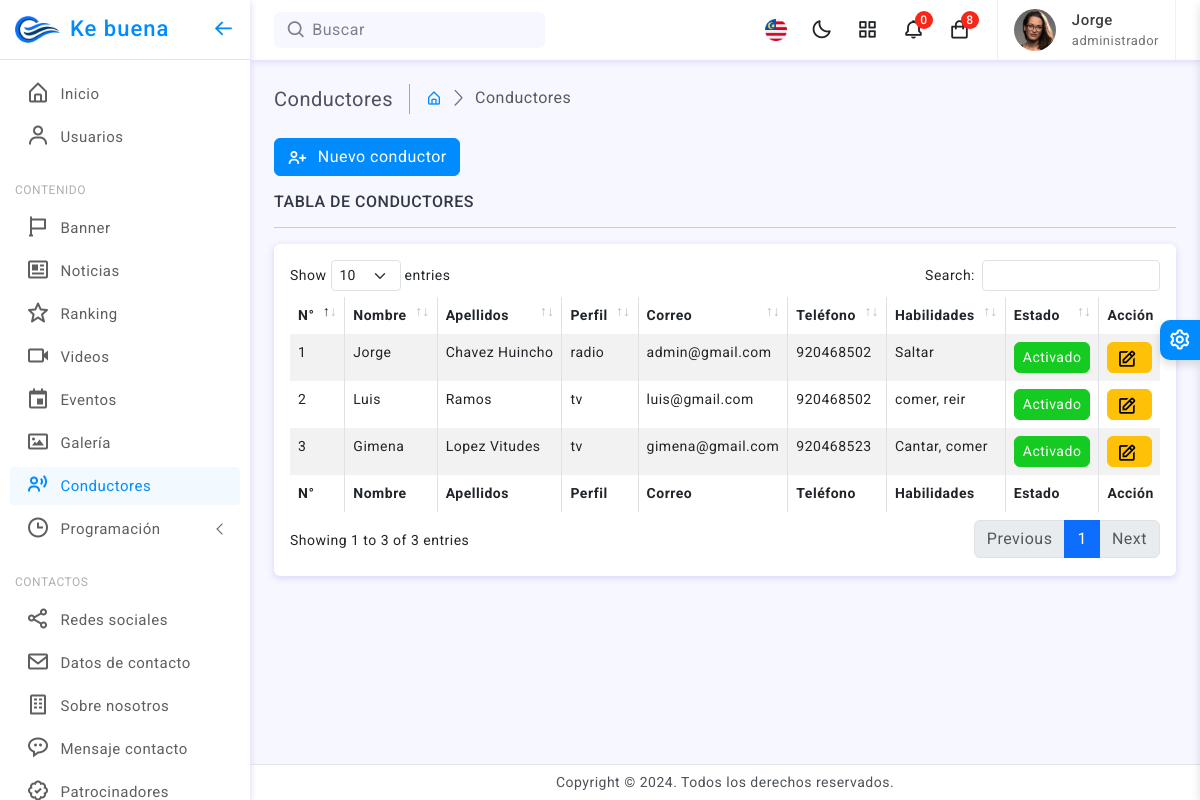
The page /conductores (signed in) on the database its author committed.
### tables this page shows
create table conductores(
	id_conductor int not null primary key auto_increment,
    tipo varchar(100) not null,
    nombre varchar(255) not null,
    apellidos varchar(255) not null,
    correo varchar(255) not null,
    telefono varchar(20) not null,
    experiencia varchar(255) not null,
    habilidad text,
    estado int default 1,
    fecha datetime default current_timestamp
)CHARACTER SET utf8mb4;

### controladores/Plantilla.controlador.php (called while the page is built)
<?php
class ControladorPlantilla{
    static public function ctrPlantilla(){
        include "vistas/plantilla.php";
    }
}

### index.php (called while the page is built, shortened)
<?php
require_once "controladores/Plantilla.controlador.php";
require_once "controladores/Usuario.controlador.php";
require_once "controladores/Conductor.controlador.php";
require_once "controladores/Ranking.controlador.php";
require_once "modelos/Conductor.modelo.php";
$plantilla = new ControladorPlantilla();
$plantilla->ctrPlantilla();

### modelos/Conductor.modelo.php (called while the page is built, shortened)
<?php
class ModeloConductor
{
    static public function mdlMostrarConductores($tabla, $item, $valor)
    {
        $conexion = Conexion::conectar();
        if ($item != null) {
            $stmt = $conexion->prepare("SELECT * FROM $tabla WHERE $item = :$item");
            $stmt->bindParam(":" . $item, $valor, PDO::PARAM_STR);
            $stmt->execute();
            return $stmt->fetch();
        } else {
            $stmt = $conexion->prepare("SELECT * FROM $tabla");
            $stmt->execute();
            return $stmt->fetchAll();
        }
    }
}
?>

### controladores/Conductor.controlador.php (called while the page is built, shortened)
<?php
class ControladorConductor
{
    static public function ctrMostrarConductores($item, $valor)
    {
        $tabla = "conductores";
        $respuesta = ModeloConductor::mdlMostrarConductores($tabla, $item, $valor);
        return $respuesta;
    }
}

### vistas/modulos/admin/conductores.php (the view, shortened to what this page needs)
<div class="page-wrapper">
    <div class="page-content">
        <div class="page-breadcrumb d-none d-sm-flex align-items-center mb-4">
            <div class="breadcrumb-title pe-3">Conductores</div>
            <div class="ps-3">
                <nav aria-label="breadcrumb">
                    <ol class="breadcrumb mb-0 p-0">
                        <li class="breadcrumb-item"><a href="inicio"><i class="bx bx-home-alt"></i></a>
                        </li>
                        <li class="breadcrumb-item active" aria-current="page">Conductores</li>
                    </ol>
                </nav>
            </div>
        </div>
        <div>
            <button type="button" class="btn btn-primary mb-2" data-bs-toggle="modal" data-bs-target="#modalNuevoConductor"><i class="bx bx-user-plus"></i> Nuevo conductor</button>
            <h6 class="mb-3 text-uppercase mt-2">Tabla de conductores</h6>
        </div>
        <hr />
        <div class="card">
            <div class="card-body">
                <div class="table-responsive">
                    <table id="example" class="table table-striped table-bordered tabla_conductor" style="width:100%">
                        <thead>
                            <tr>
                                <th>N°</th>
                                <th>Nombre</th>
                                <th>Apellidos</th>
                                <th>Perfil</th>
                                <th>Correo</th>
                                <th>Teléfono</th>
                                <th>Habilidades</th>
                                <th>Estado</th>
                                <th>Acción</th>
                            </tr>
                        </thead>
                        <tbody>
                            <?php
                            $item = null;
                            $valor = null;
                            $conductores = ControladorConductor::ctrMostrarConductores($item, $valor);
                            foreach ($conductores as $key => $value) {
                            ?>
                                <tr>
                                    <td><?php echo $key + 1 ?></td>
                                    <td><?php echo $value["nombre"] ?></td>
                                    <td><?php echo $value["apellidos"] ?></td>
                                    <td><?php echo $value["tipo"] ?></td>
                                    <td><?php echo $value["correo"] ?></td>
                                    <td><?php echo $value["telefono"] ?></td>
                                    <td><?php echo $value["habilidad"] ?></td>
                                    <?php
                                    if ($value["estado"] == 1) {
                                        echo '<td class="text-center"><button class="btn btn-success btn-sm rounded btnActivar" idConductor="' . $value["id_conductor"] . '" estadoConductor="0">Activado</button></td>';
                                    } else {
                                        echo '<td class="text-center"><button class="btn btn-danger btn-sm rounded btnActivar" idConductor="' . $value["id_conductor"] . '" estadoConductor="1">Desactivado</button></td>';
                                    }
                                    ?>
                                    <td>
                                        <div class="text-center">
                                            <a href="#" class="btn btn-warning rounded btn-sm me-1 btnEditarConductor" idConductor="<?php echo $value["id_conductor"] ?>" data-bs-toggle="modal" data-bs-target="#modalEditarConductor"><i class="bx bx-edit"></i></a>
                                        </div>
                                    </td>
                                </tr>
                            <?php
                            }
                            ?>
                        </tbody>
                        <tfoot>
                            <tr>
                                <th>N°</th>
                                <th>Nombre</th>
                                <th>Apellidos</th>
                                <th>Perfil</th>
                                <th>Correo</th>
                                <th>Teléfono</th>
                                <th>Habilidades</th>
                                <th>Estado</th>
                                <th>Acción</th>
                            </tr>
                        </tfoot>
                    </table>
                </div>
            </div>
        </div>
    </div>
</div>

### rows shown on the page
conductores: nombre "Jorge", apellidos "Chavez Huincho", tipo "radio", correo "admin@gmail.com", telefono "920468502", habilidad "Saltar"
conductores: nombre "Luis", apellidos "Ramos", tipo "tv", correo "luis@gmail.com", telefono "920468502", habilidad "comer, reir"
conductores: nombre "Gimena", apellidos "Lopez Vitudes", tipo "tv", correo "gimena@gmail.com", telefono "920468523", habilidad "Cantar, comer"

### other values the page prints
$showState "0"
$_SESSION["nombre"] "Jorge"
$_SESSION["perfil"] "administrador"
